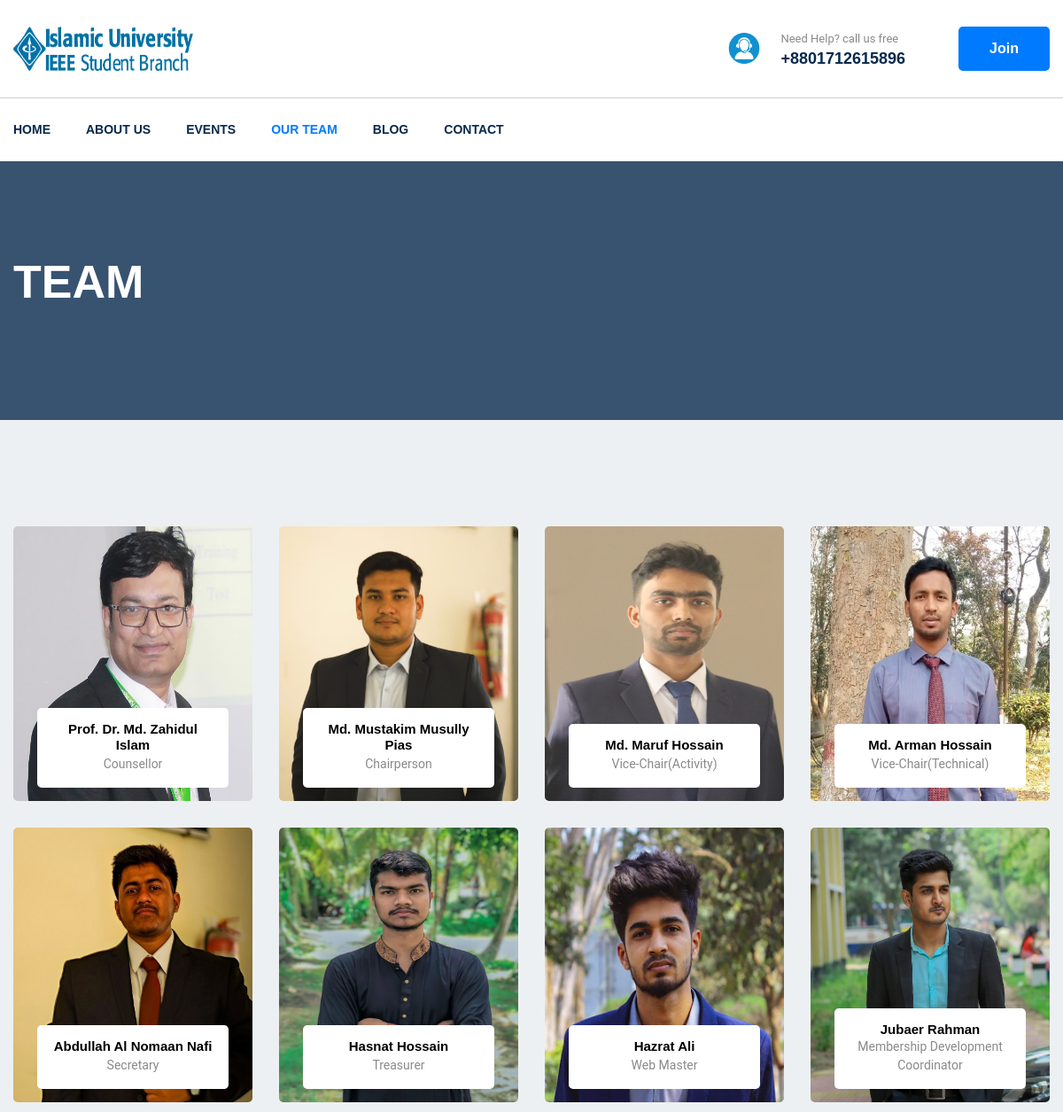
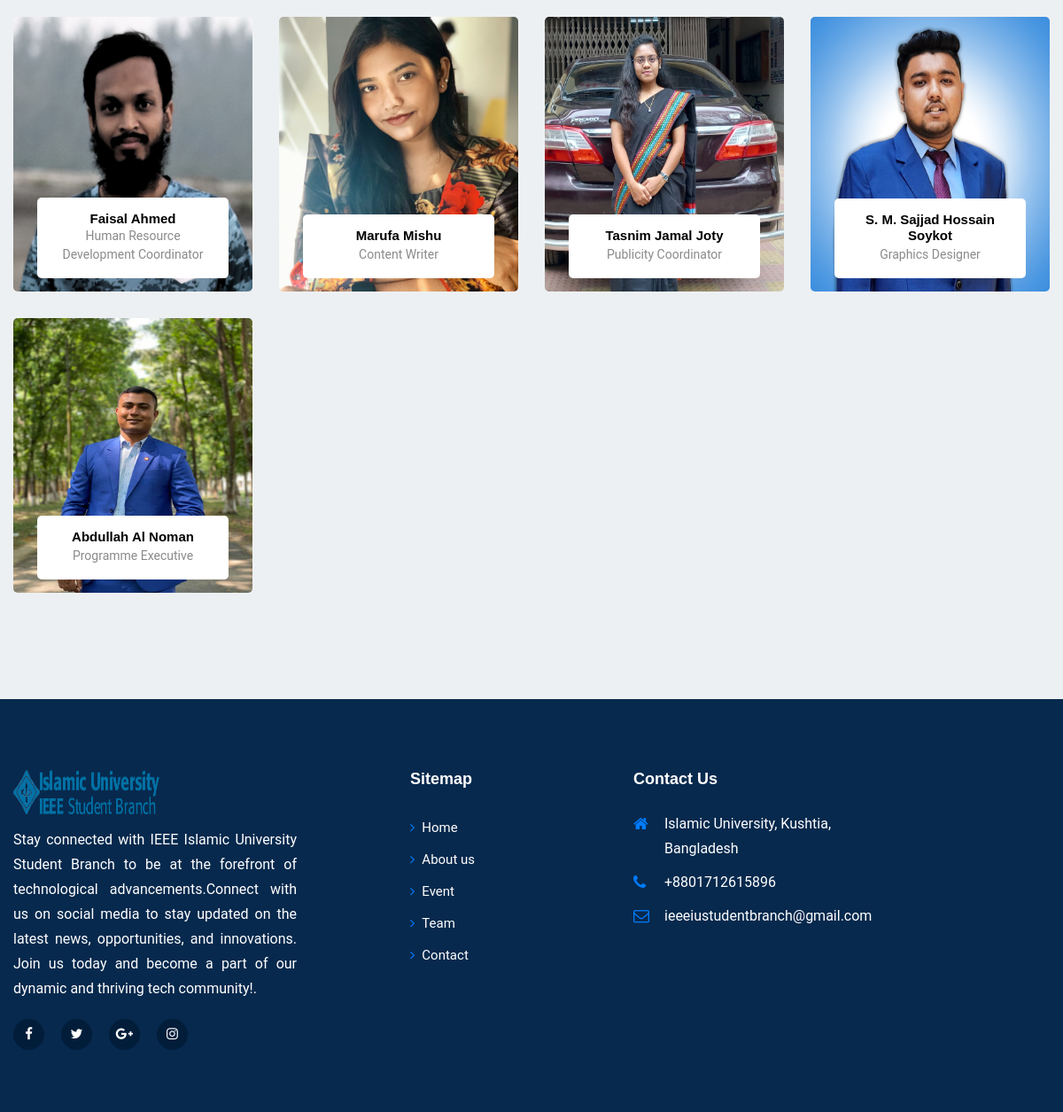
Screenshot of /teams/ with the database file from the repository (2 pictures, top to bottom).
### team/models.py (models this page shows, shortened)
class Team(models.Model):
    photo = models.ImageField(upload_to='event_photos')
    name=models.CharField(max_length=300)
    title=models.CharField(max_length=300)

### team/views.py (the view)
# urls.py: path('teams/', views.team_view, name='teams'),
def team_view(request):
    team_members = Team.objects.all()
    return render(request, 'teachers.html',{'team_members': team_members})

### team/templates/teachers.html (shortened to what this page needs)
{% load static %}
<!doctype html>
<html lang="en">
<head>
    <link rel="stylesheet" href="/static/team/css/slick.css">
    <link rel="stylesheet" href="/static/team/css/animate.css">
    <link rel="stylesheet" href="/static/team/css/nice-select.css">
    <link rel="stylesheet" href="/static/team/css/jquery.nice-number.min.css">
    <link rel="stylesheet" href="/static/team/css/magnific-popup.css">
    <link rel="stylesheet" href="/static/team/css/bootstrap.min.css">
    <link rel="stylesheet" href="/static/team/css/font-awesome.min.css">
    <link rel="stylesheet" href="/static/team/css/default.css">
    <link rel="stylesheet" href="/static/team/css/style.css">
    <link rel="stylesheet" href="/static/team/css/responsive.css">
</head>
<body>
    <header id="header-part">
        <div class="header-logo-support pt-30 pb-30">
            <div class="container">
                <div class="row">
                    <div class="col-lg-4 col-md-4">
                        <div class="logo">
                            <a href="{% url 'home' %}">
                                <img height="50px" width="75%" src="/static/team/image/IEEEIUSBlogo.png" alt="IEEELogo">
                            </a>
                        </div>
                    </div>
                    <div class="col-lg-8 col-md-8">
                        <div class="support-button float-right d-none d-md-block">
                            <div class="support float-left">
                                <div class="icon">
                                    <img height="35px" src="/static/team/image/Support.png" alt="icon">
                                </div>
                                <div class="cont">
                                    <p>Need Help? call us free</p>
                                    <span>+8801712615896
                                    </span>
                                </div>
                            </div>
                            <div class="button float-left">
                                <a target="_blank" href="https://www.ieee.org/membership/join/index.html?WT.mc_id=hc_join" class="main-btn">Join</a>
                            </div>
                        </div>
                    </div>
                </div>
            </div>
        </div>
        <div class="navigation">
            <div class="container">
                <div class="row">
                    <div class="col-lg-10 col-md-10 col-sm-9 col-8">
                        <nav class="navbar navbar-expand-lg">
                            <div class="collapse navbar-collapse sub-menu-bar" id="navbarSupportedContent">
                                <ul class="navbar-nav mr-auto">
                                    <li class="nav-item">
                                        <a  href="{% url 'home' %}">Home</a>
                                    </li>
                                    <li class="nav-item">
                                        <a href="{% url 'about' %}">About us</a>
                                    </li>
                                    <li class="nav-item">
                                        <a href="{% url 'events' %}">Events</a>
                                    </li>
                                    <li >
                                        <a class="active" href="{% url 'teams' %}">Our Team</a>
                                    </li>
                                    <li class="nav-item">
                                        <a href="{% url 'blog' %}">Blog</a>
                                    </li>
                                    <li class="nav-item">
                                        <a href="{% url 'contact' %}">Contact</a>
                                    </li>
                                </ul>
                            </div>
                        </nav>
                    </div>
                </div>
            </div>
        </div>
    </header>
    <section id="page-banner" class="pt-105 pb-110 bg_cover" data-overlay="8" ">
        <div class="container">
            <div class="row">
                <div class="col-lg-12">
                    <div class="page-banner-cont">
                        <h2>TEAM</h2>
                    </div>
                </div>
            </div>
        </div>
    </section>
    <section id="teachers-page" class="pt-90 pb-120 gray-bg">
        <div class="container">
           <div class="row">
            {% for team in team_members %}
            <div class="col-lg-3 col-sm-6">
                <div class="singel-teachers mt-30 text-center">
                     <div class="image">
                         <img src="{{ team.photo.url }}"  alt="Member">
                     </div>
                     <div class="cont">
                         <a href="#"><h6>{{ team.name }}</h6></a>
                         <span>{{ team.title }}</span>
                     </div>
                 </div>
            </div>
            {% endfor %}
           </div>
        </div>
    </section>
    <footer id="footer-part">
        <div class="footer-top  pt-40 pb-70">
            <div class="container">
                <div class="row">
                    <div class="col-lg-4 col-md-6">
                        <div class="footer-about mt-40">
                            <div class="logo mr-100">
                                <a href="#"><img height="50px" width="75%" src="/static/team/image/IEEEIUSBlogo.png" alt="Logo"></a>
                            </div>
                            <p class="text-justify">Stay connected with IEEE Islamic University Student Branch to be at the forefront of technological advancements.Connect with us on social media to stay updated on the latest news, opportunities, and innovations. Join us today and become a part of our dynamic and thriving tech community!.</p>
                            <ul class="mt-20">
                                <li><a href="#"><i class="fa fa-facebook-f"></i></a></li>
                                <li><a href="#"><i class="fa fa-twitter"></i></a></li>
                                <li><a href="#"><i class="fa fa-google-plus"></i></a></li>
                                <li><a href="#"><i class="fa fa-instagram"></i></a></li>
                            </ul>
                        </div>
                    </div>
                    <div class="col-lg-3 col-md-6 col-sm-6">
                        <div class="footer-link mt-40 ml-5">
                            <div class="footer-title pb-25">
                                <h6>Sitemap</h6>
                            </div>
                            <ul>
                                <li><a href="{% url 'home' %}"><i class="fa fa-angle-right"></i>Home</a></li>
                                <li><a href="{% url 'about' %}"><i class="fa fa-angle-right"></i>About us</a></li>
                                <li><a href="{% url 'events' %}"><i class="fa fa-angle-right"></i>Event</a></li>
                                <li><a href="{% url 'teams' %}"><i class="fa fa-angle-right"></i>Team</a></li>
                                <li><a href="{% url 'contact' %}"><i class="fa fa-angle-right"></i>Contact</a></li>
                            </ul>
                        </div>
                    </div>
                    <div class="col-lg-3 col-md-6">
                        <div class="footer-address mt-40">
                            <div class="footer-title pb-25">
                                <h6>Contact Us</h6>
                            </div>
                            <ul>
                                <li>
                                    <div class="icon">
                                        <i class="fa fa-home"></i>
                                    </div>
                                    <div class="cont">
                                        <p>Islamic University, Kushtia, Bangladesh</p>
                                    </div>
                                </li>
                                <li>
                                    <div class="icon">
                                        <i class="fa fa-phone"></i>
                                    </div>
                                    <div class="cont">
                                        <p>+8801712615896
                                        </p>
                                    </div>
                                </li>
                                <li>
                                    <div class="icon">
                                        <i class="fa fa-envelope-o"></i>
                                    </div>
                                    <div class="cont">
                                        <p>ieeeiustudentbranch@gmail.com</p>
                                    </div>
                                </li>
                            </ul>
                        </div>
                    </div>
                </div>
            </div>
        </div>
    </footer>
</body>
</html>

### staticfiles/team/css/default.css (style rules this page uses)
.mt-20 { margin-top: 20px; }
.mt-30 { margin-top: 30px; }
.mt-40 { margin-top: 40px; }
.ml-5 { margin-left: 5px; }
.mr-100 { margin-right: 100px; }
.pt-30 { padding-top: 30px; }
.pt-40 { padding-top: 40px; }
.pt-90 { padding-top: 90px; }
.pt-105 { padding-top: 105px; }
.pb-25 { padding-bottom: 25px; }
.pb-30 { padding-bottom: 30px; }
.pb-70 { padding-bottom: 70px; }
.pb-110 { padding-bottom: 110px; }
.pb-120 { padding-bottom: 120px; }
.gray-bg { background: #edf0f2; }
[data-overlay] { position: relative; }
[data-overlay]::before { background: #07294d none repeat scroll 0 0; content: ""; height: 100%; left: 0; position: absolute; top: 0; width: 100%; z-index: 1; }
[data-overlay="8"]::before { opacity: 0.8; }

### rows the page displays
Team: photo (picture), name "Prof. Dr. Md. Zahidul Islam", title "Counsellor"
Team: photo (picture), name "Md. Mustakim Musully Pias", title "Chairperson"
Team: photo (picture), name "Md. Maruf Hossain", title "Vice-Chair(Activity)"
Team: photo (picture), name "Md. Arman Hossain", title "Vice-Chair(Technical)"
Team: photo (picture), name "Abdullah Al Nomaan Nafi", title "Secretary"
Team: photo (picture), name "Hasnat Hossain", title "Treasurer"
Team: photo (picture), name "Hazrat Ali", title "Web Master"
Team: photo (picture), name "Jubaer Rahman", title "Membership Development Coordinator"
Team: photo (picture), name "Faisal Ahmed", title "Human Resource Development Coordinator"
Team: photo (picture), name "Marufa Mishu", title "Content Writer"
Team: photo (picture), name "Tasnim Jamal Joty", title "Publicity Coordinator"
Team: photo (picture), name "S. M. Sajjad Hossain Soykot", title "Graphics Designer"
Team: photo (picture), name "Abdullah Al Noman", title "Programme Executive"
